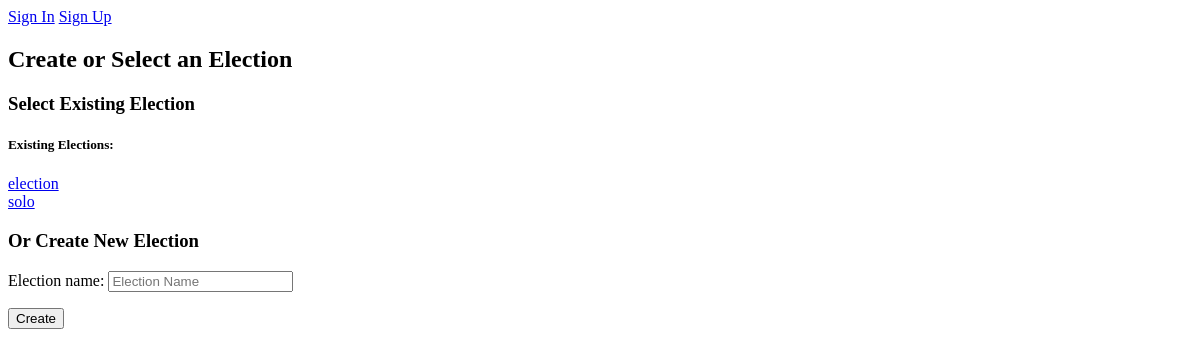
Page /election_officer/ (signed in) on the earlier database version.
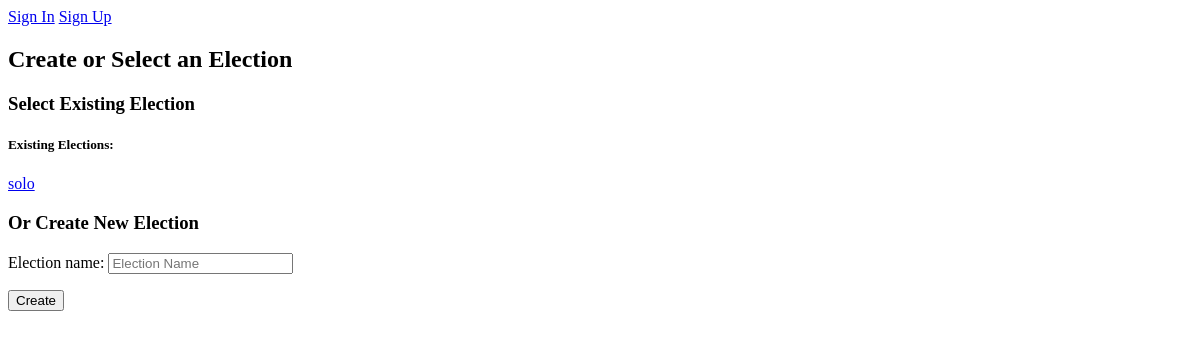
Same page on the later database version.
### base_app/models.py (models this page shows, shortened)
class ElectorialCommissionOfficerModel(models.Model):
    user = models.ForeignKey(User,on_delete=models.CASCADE)
    election_name = models.CharField(max_length=200, null=False)
    date_deployed = models.DateField(auto_now_add=True)

### base_app/views.py (the view, shortened to what this page needs)
# urls.py: path("election_officer/",views.ElectorialCommissionOfficerView.as_view(),name="election-Officer"),
class ElectorialCommissionOfficerView(LoginRequiredMixin, CreateView):
    model = ElectorialCommissionOfficerModel
    form_class = ElectorialCommissionOfficerForm
    template_name = 'election_officer.html'
    login_url = reverse_lazy("login")
    def get_context_data(self, **kwargs):
        context = super().get_context_data(**kwargs)
        context['existing_elections'] = ElectorialCommissionOfficerModel.objects.filter(user=self.request.user)
        return context

### base_app/forms.py
class ElectorialCommissionOfficerForm(forms.ModelForm):
    class Meta:
        model = ElectorialCommissionOfficerModel
        fields = ["election_name"]
    election_name = forms.CharField(label='Election name', widget=forms.TextInput(attrs={'placeholder': 'Election Name'}))

### templates/election_officer.html (shortened to what this page needs)
<!DOCTYPE html>
<html lang="en">
<head>
</head>
<body>
    <a href="{% url 'login' %}">Sign In</a>
    <a href="{% url 'register' %}">Sign Up</a>
  <h2>Create or Select an Election</h2>
  {% if existing_elections %}
    <h3>Select Existing Election</h3>
      <div>
        <h5>Existing Elections:</h5>
          {% for election in existing_elections %}
            <a href="{% url 'voter_register' election.id %}">{{ election.election_name }}</a><br>
          {% endfor %}
      </div>
  {% endif %}
  <h3>Or Create New Election</h3>
  <form method="post" action="#" nonvalidate>
    {{ form.as_p }}
    <button type="submit">Create</button>
  </form>
</body>
</html>

Differences in the rows shown:
removed ElectorialCommissionOfficerModel: election_name "election"
